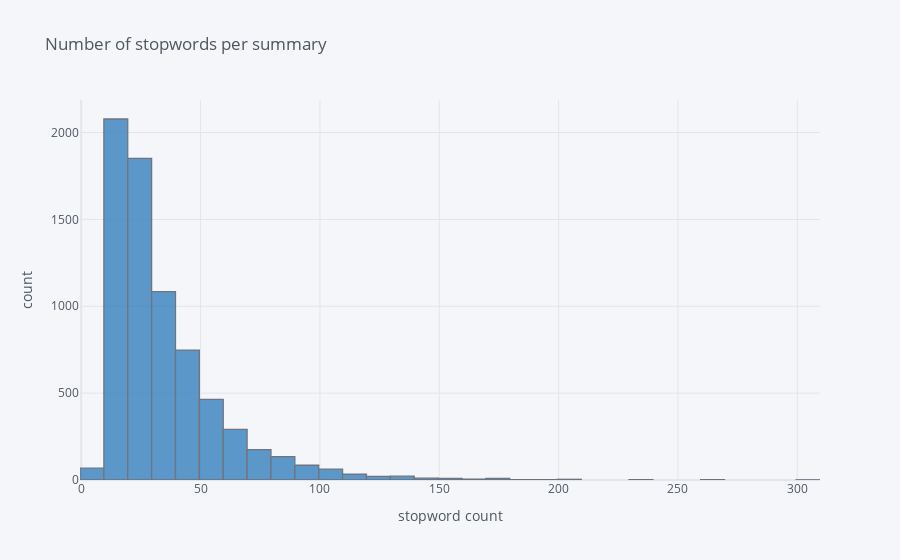
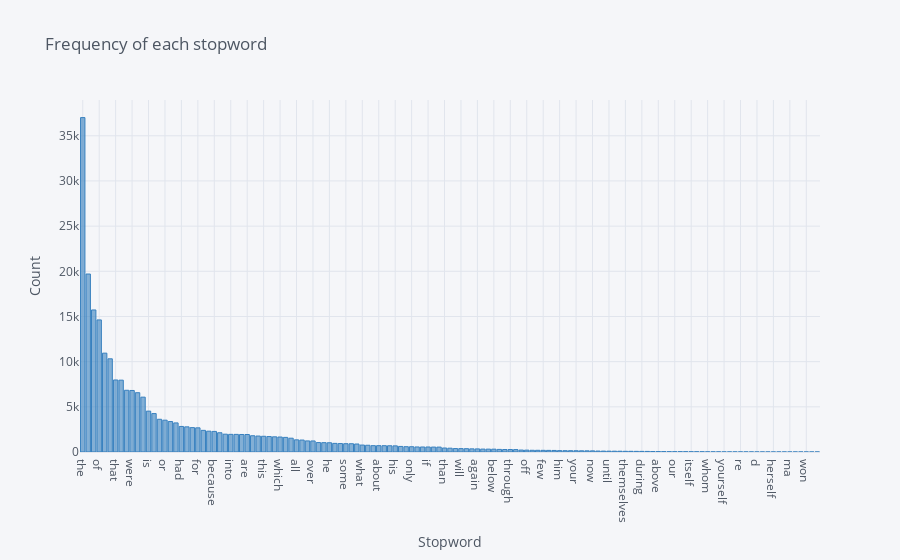

These figures' notebook cell, in order:
### Markdown cell above
##### Counting stopwords

### Code cell
nltk.download('stopwords')

import string
from nltk.corpus import stopwords
stop=set(stopwords.words('english'))

def filter_stopwords(tokens):
    return [word for word in tokens if word not in stop and word.isalnum()]

# Create a column with only stopwords
summaries_train_df['stopwords'] = summaries_train_df['text_tokenized'].apply(lambda x: [word for word in x if word in stop])

# Create a column with only non-stopwords (alphanumeric words)
summaries_train_df['non_stopwords'] = summaries_train_df['text_tokenized'].apply(filter_stopwords)

summaries_train_df.head(1)

summaries_train_df['stopwords'].apply(len).iplot(
    kind='hist',
    bins=60,
    xTitle='stopword count',
    yTitle='count',
    title='Number of stopwords per summary',
    color='blue')

# Cunting how often each stopword occurs

#flatten the list of lists of stopwords
unique_stopwords = [word for sublist in summaries_train_df['stopwords'] for word in sublist]
# convert to a pandas Series and get frequencies
stopwords_series = pd.Series(unique_stopwords).value_counts()

stopwords_series.iplot(
    kind='bar',
    xTitle='Stopword',
    yTitle='Count',
    title='Frequency of each stopword',
    color='blue'
)

### Figure 1 — Plotly figure (JSON) as saved in the notebook; plotly's stock layout.template omitted (floating-point values rounded to 4 significant figures; data arrays with more than 128 entries replaced by an {"elided": "..."} marker saying what was removed)
{"data": [{"histfunc": "count", "histnorm": "", "marker": {"color": "rgba(55, 128, 191, 1.0)", "line": {"color": "#4D5663", "width": 1.3}}, "name": "stopwords", "nbinsx": 60, "opacity": 0.8, "orientation": "v", "type": "histogram", "x": {"elided": "7165 int values"}}], "layout": {"barmode": "overlay", "legend": {"bgcolor": "#F5F6F9", "font": {"color": "#4D5663"}}, "paper_bgcolor": "#F5F6F9", "plot_bgcolor": "#F5F6F9", "title": {"font": {"color": "#4D5663"}, "text": "Number of stopwords per summary"}, "xaxis": {"gridcolor": "#E1E5ED", "showgrid": true, "tickfont": {"color": "#4D5663"}, "title": {"font": {"color": "#4D5663"}, "text": "stopword count"}, "zerolinecolor": "#E1E5ED"}, "yaxis": {"gridcolor": "#E1E5ED", "showgrid": true, "tickfont": {"color": "#4D5663"}, "title": {"font": {"color": "#4D5663"}, "text": "count"}, "zerolinecolor": "#E1E5ED"}}}

### Figure 2 — Plotly figure (JSON) as saved in the notebook; plotly's stock layout.template omitted (floating-point values rounded to 4 significant figures; data arrays with more than 128 entries replaced by an {"elided": "..."} marker saying what was removed)
{"data": [{"marker": {"color": "rgba(55, 128, 191, 0.6)", "line": {"color": "rgba(55, 128, 191, 1.0)", "width": 1}}, "name": "count", "orientation": "v", "text": "", "type": "bar", "x": {"elided": "135 str values"}, "y": {"elided": "135 int values"}}], "layout": {"legend": {"bgcolor": "#F5F6F9", "font": {"color": "#4D5663"}}, "paper_bgcolor": "#F5F6F9", "plot_bgcolor": "#F5F6F9", "title": {"font": {"color": "#4D5663"}, "text": "Frequency of each stopword"}, "xaxis": {"gridcolor": "#E1E5ED", "showgrid": true, "tickfont": {"color": "#4D5663"}, "title": {"font": {"color": "#4D5663"}, "text": "Stopword"}, "zerolinecolor": "#E1E5ED"}, "yaxis": {"gridcolor": "#E1E5ED", "showgrid": true, "tickfont": {"color": "#4D5663"}, "title": {"font": {"color": "#4D5663"}, "text": "Count"}, "zerolinecolor": "#E1E5ED"}}}
